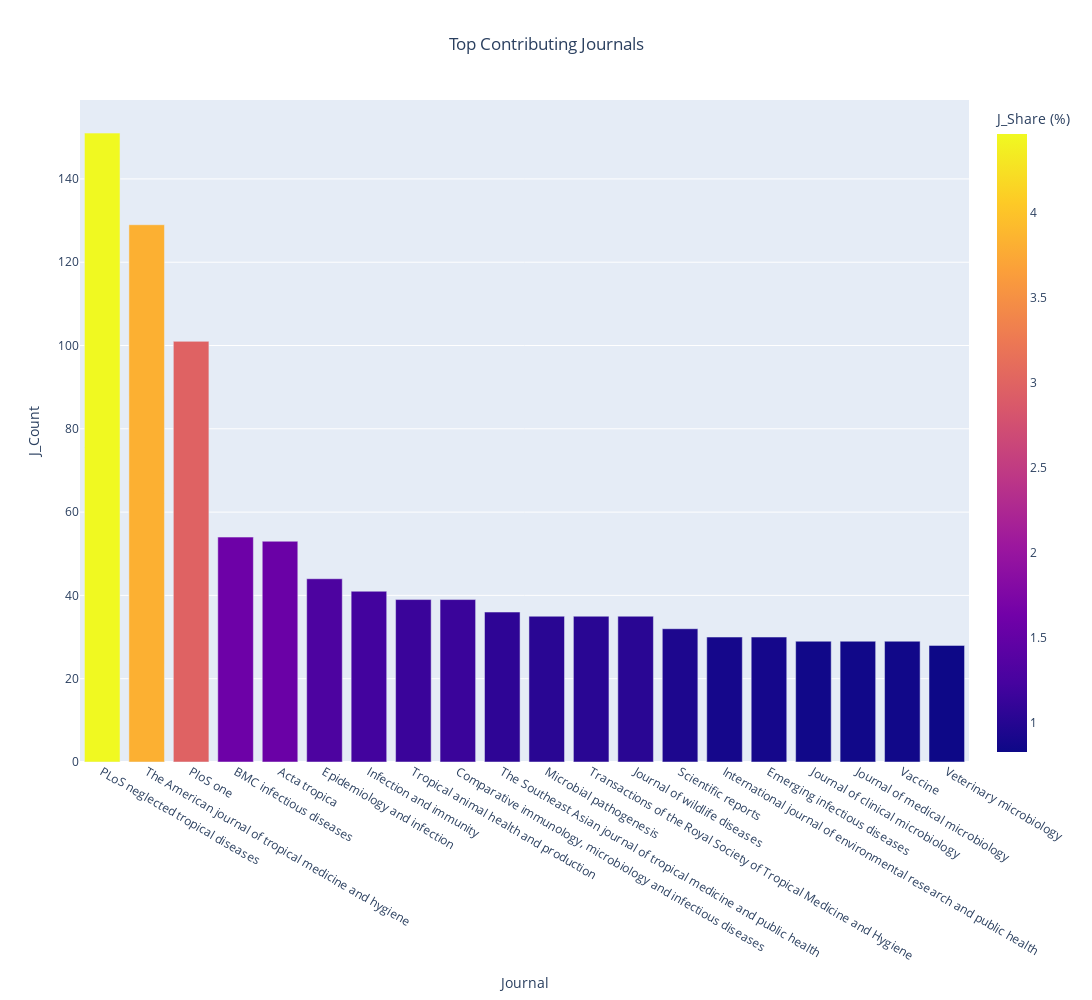

Notebook code for this chart:
### Code cell
lep_jou_aff = lep_article_data['Journal'].value_counts().reset_index()
lep_jou_aff.columns = ['Journal', 'J_Count']

lep_ja_sum = lep_jou_aff['J_Count'].sum()

lep_jou_aff['J_Share (%)'] = round((lep_jou_aff['J_Count'] / lep_ja_sum) * 100, 2)

lep_ja_top20 = lep_jou_aff.iloc[:20,:]

ipd.display(lep_ja_top20)

lep_ja_top20_bar = px.bar(lep_ja_top20,
                    x = 'Journal',
                    y = 'J_Count',
                    color = 'J_Share (%)',
                    title = 'Top Contributing Journals')
lep_ja_top20_bar.update_layout(title_x = 0.5, showlegend=True, height = 1000, width = 1300)

lep_ja_top20_bar.show()

### Figure 1 — Plotly figure (JSON) as saved in the notebook; plotly's stock layout.template omitted (floating-point values rounded to 4 significant figures)
{"data": [{"alignmentgroup": "True", "hovertemplate": "Journal=%{x}<br>J_Count=%{y}<br>J_Share (%)=%{marker.color}<extra></extra>", "legendgroup": "", "marker": {"color": [4.46, 3.81, 2.98, 1.59, 1.56, 1.3, 1.21, 1.15, 1.15, 1.06, 1.03, 1.03, 1.03, 0.94, 0.89, 0.89, 0.86, 0.86, 0.86, 0.83], "coloraxis": "coloraxis", "pattern": {"shape": ""}}, "name": "", "offsetgroup": "", "orientation": "v", "showlegend": false, "textposition": "auto", "type": "bar", "x": ["PLoS neglected tropical diseases", "The American journal of tropical medicine and hygiene", "PloS one", "BMC infectious diseases", "Acta tropica", "Epidemiology and infection", "Infection and immunity", "Tropical animal health and production", "Comparative immunology, microbiology and infectious diseases", "The Southeast Asian journal of tropical medicine and public health", "Microbial pathogenesis", "Transactions of the Royal Society of Tropical Medicine and Hygiene", "Journal of wildlife diseases", "Scientific reports", "International journal of environmental research and public health", "Emerging infectious diseases", "Journal of clinical microbiology", "Journal of medical microbiology", "Vaccine", "Veterinary microbiology"], "xaxis": "x", "y": [151, 129, 101, 54, 53, 44, 41, 39, 39, 36, 35, 35, 35, 32, 30, 30, 29, 29, 29, 28], "yaxis": "y"}], "layout": {"barmode": "relative", "coloraxis": {"colorbar": {"title": {"text": "J_Share (%)"}}, "colorscale": [[0, "#0d0887"], [0.1111, "#46039f"], [0.2222, "#7201a8"], [0.3333, "#9c179e"], [0.4444, "#bd3786"], [0.5556, "#d8576b"], [0.6667, "#ed7953"], [0.7778, "#fb9f3a"], [0.8889, "#fdca26"], [1, "#f0f921"]]}, "height": 1000, "legend": {"tracegroupgap": 0}, "showlegend": true, "title": {"text": "Top Contributing Journals", "x": 0.5}, "width": 1300, "xaxis": {"anchor": "y", "domain": [0, 1], "title": {"text": "Journal"}}, "yaxis": {"anchor": "x", "domain": [0, 1], "title": {"text": "J_Count"}}}}
